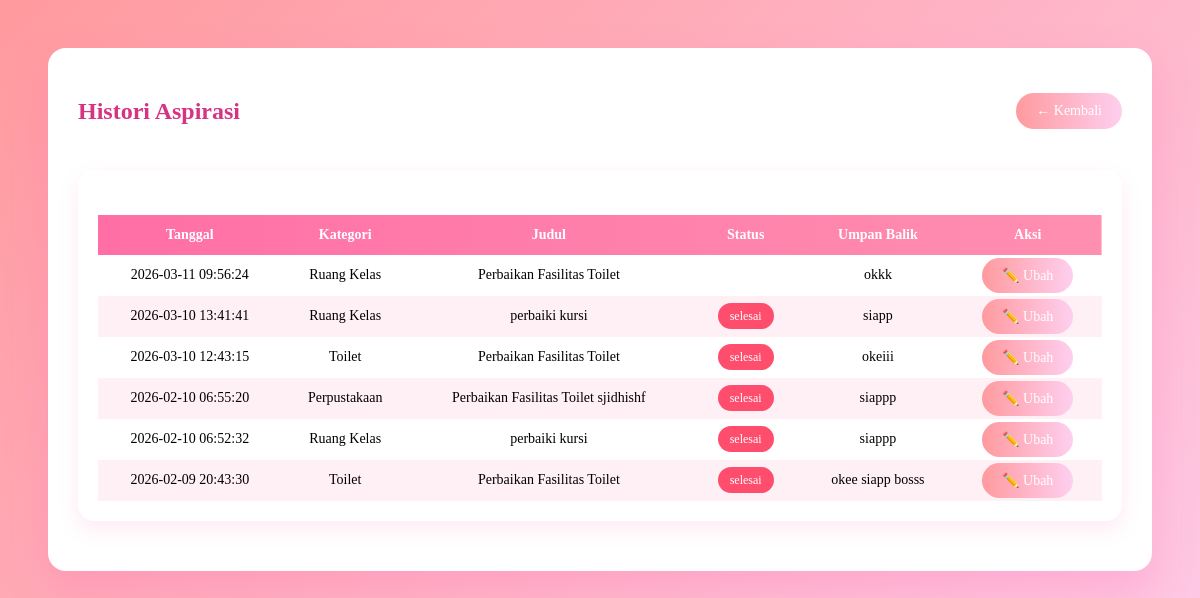
Page /Index.php?controller=SiswaController&action=histori (signed in) on the committed database.
### tables this page shows
CREATE TABLE `aspirasi` (
  `id_aspirasi` int(11) NOT NULL,
  `id_user` int(11) NOT NULL,
  `id_kategori` int(11) NOT NULL,
  `judul` varchar(150) NOT NULL,
  `isi` text NOT NULL,
  `tanggal` datetime DEFAULT current_timestamp(),
  `status` enum('baru','diproses','selesai') DEFAULT 'baru'
);

CREATE TABLE `kategori` (
  `id_kategori` int(11) NOT NULL,
  `nama_kategori` varchar(100) NOT NULL
);

CREATE TABLE `umpan_balik` (
  `id_feedback` int(11) NOT NULL,
  `id_aspirasi` int(11) NOT NULL,
  `pesan` text NOT NULL,
  `tanggal` datetime DEFAULT current_timestamp()
);

### app/controllers/SiswaController.php (called while the page is built, shortened)
<?php
class SiswaController {
    public function histori() {
        require_once 'app/models/AspirasiModel.php';
        $model = new AspirasiModel();
        $histori = $model->getHistoriSiswa($_SESSION['user']['id_user']);
        include 'app/views/siswa/HistoriAspirasi.php';
    }
}

### Index.php (called while the page is built, shortened)
<?php
$action     = $_GET['action'] ?? 'index';
$obj = new $controller();
$obj->$action();

### app/models/Koneksi.php (called while the page is built, shortened)
<?php
class Koneksi {
    private $host = "localhost";
    private $user = "root";
    private $pass = "";
    private $db   = "pengaduan_sekolah";
    public function __construct() {
        $this->conn = new mysqli(
            $this->host,
            $this->user,
            $this->pass,
            $this->db
        );
    }
}

### app/models/AspirasiModel.php (called while the page is built, shortened)
<?php
require_once __DIR__ . '/Koneksi.php';
class AspirasiModel extends Koneksi {
    public function getFeedback($id_aspirasi) {
        $result = $this->conn->query(
            "SELECT * FROM umpan_balik WHERE id_aspirasi = '$id_aspirasi'"
        );
        return $result->fetch_assoc();
    }
    public function getHistoriSiswa($id_user) {
        $data = [];
        $query = "SELECT a.*, k.nama_kategori
                  FROM aspirasi a
                  JOIN kategori k ON a.id_kategori = k.id_kategori
                  WHERE a.id_user = '$id_user'
                  ORDER BY a.tanggal DESC";
        $result = $this->conn->query($query);
        while ($row = $result->fetch_assoc()) {
            $data[] = $row;
        }
        return $data;
    }
}

### app/views/siswa/HistoriAspirasi.php (the view)
<link rel="stylesheet" href="public/css/style.css">
<div class="container">
    <div class="header">
        <h2>Histori Aspirasi</h2>
        <a href="Index.php?controller=SiswaController&action=dashboard"
           class="btn btn-secondary">
            ← Kembali
        </a>
    </div>
    <div class="card">
        <table>
            <thead>
                <tr>
                    <th>Tanggal</th>
                    <th>Kategori</th>
                    <th>Judul</th>
                    <th>Status</th>
                    <th>Umpan Balik</th>
                    <th>Aksi</th>
                </tr>
            </thead>
            <tbody>
                <?php foreach ($histori as $h): ?>
                <tr>
                    <td><?= $h['tanggal']; ?></td>
                    <td><?= $h['nama_kategori']; ?></td>
                    <td><?= $h['judul']; ?></td>
                    <td>
                        <span class="status <?= strtolower($h['status']); ?>">
                            <?= $h['status']; ?>
                        </span>
                    </td>
                    <td>
                        <?php
                        $fb = (new AspirasiModel())->getFeedback($h['id_aspirasi']);
                        echo $fb ? $fb['pesan'] : '-';
                        ?>
                    </td>
                    <td>
                        <a href="Index.php?controller=SiswaController&action=edit&id=<?= $h['id_aspirasi']; ?>"
                           class="btn btn-secondary">
                            ✏️ Ubah
                        </a>
                    </td>
                </tr>
                <?php endforeach; ?>
            </tbody>
        </table>
    </div>
</div>

### public/css/style.css (style rules this page uses)
.container { background: #ffffff; max-width: 1100px; margin: auto; padding: 30px; border-radius: 18px; box-shadow: 0 20px 40px rgba(255,105,180,.25); }
.header { display: flex; justify-content: space-between; align-items: center; margin-bottom: 25px; }
.header h2 { color: #d63384; font-weight: 600; }
.btn { border: none; padding: 10px 20px; border-radius: 25px; cursor: pointer; transition: .3s; font-size: 14px; text-decoration: none; }
.btn-secondary { background: linear-gradient(to right,#ff9a9e,#fecfef); color: #fff; }
table { width: 100%; border-collapse: collapse; margin-top: 25px; }
table thead { background: linear-gradient(to right,#ff6fa5,#ff8fb1); color: white; }
table th, table td { padding: 12px; text-align: center; font-size: 14px; }
table tbody tr:nth-child(even) { background: #fff0f6; }
.status { padding: 6px 12px; border-radius: 20px; font-size: 12px; color: #fff; }
.status.selesai { background: #ff4d6d; }
.card { background: #fff; border-radius: 16px; padding: 20px; margin-bottom: 20px; box-shadow: 0 8px 20px rgba(255,105,180,.15); }

### rows in the picture
aspirasi: tanggal "2026-03-11 09:56:24", id_kategori.nama_kategori "Ruang Kelas", judul "Perbaikan Fasilitas Toilet", umpan_balik.pesan "okkk"
aspirasi: tanggal "2026-03-10 13:41:41", id_kategori.nama_kategori "Ruang Kelas", judul "perbaiki kursi", status "selesai", umpan_balik.pesan "siapp"
aspirasi: tanggal "2026-03-10 12:43:15", id_kategori.nama_kategori "Toilet", judul "Perbaikan Fasilitas Toilet", status "selesai", umpan_balik.pesan "okeiii"
aspirasi: tanggal "2026-02-10 06:55:20", id_kategori.nama_kategori "Perpustakaan", judul "Perbaikan Fasilitas Toilet sjidhishf", status "selesai", umpan_balik.pesan "siappp"
aspirasi: tanggal "2026-02-10 06:52:32", id_kategori.nama_kategori "Ruang Kelas", judul "perbaiki kursi", status "selesai", umpan_balik.pesan "siappp"
aspirasi: tanggal "2026-02-09 20:43:30", id_kategori.nama_kategori "Toilet", judul "Perbaikan Fasilitas Toilet", status "selesai", umpan_balik.pesan "okee siapp bosss"
